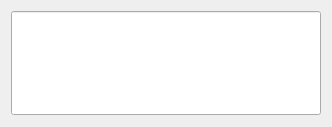
<?xml version="1.0" encoding="UTF-8"?>
<ui version="4.0">
 <class>DQty</class>
 <widget class="QDialog" name="DQty">
  <property name="geometry">
   <rect>
    <x>0</x>
    <y>0</y>
    <width>332</width>
    <height>127</height>
   </rect>
  </property>
  <property name="windowTitle">
   <string>Dialog</string>
  </property>
  <layout class="QHBoxLayout" name="horizontalLayout">
   <item>
    <widget class="QLineEdit" name="leQty">
     <property name="font">
      <font>
       <pointsize>64</pointsize>
      </font>
     </property>
    </widget>
   </item>
  </layout>
 </widget>
 <resources/>
 <connections/>
</ui>
